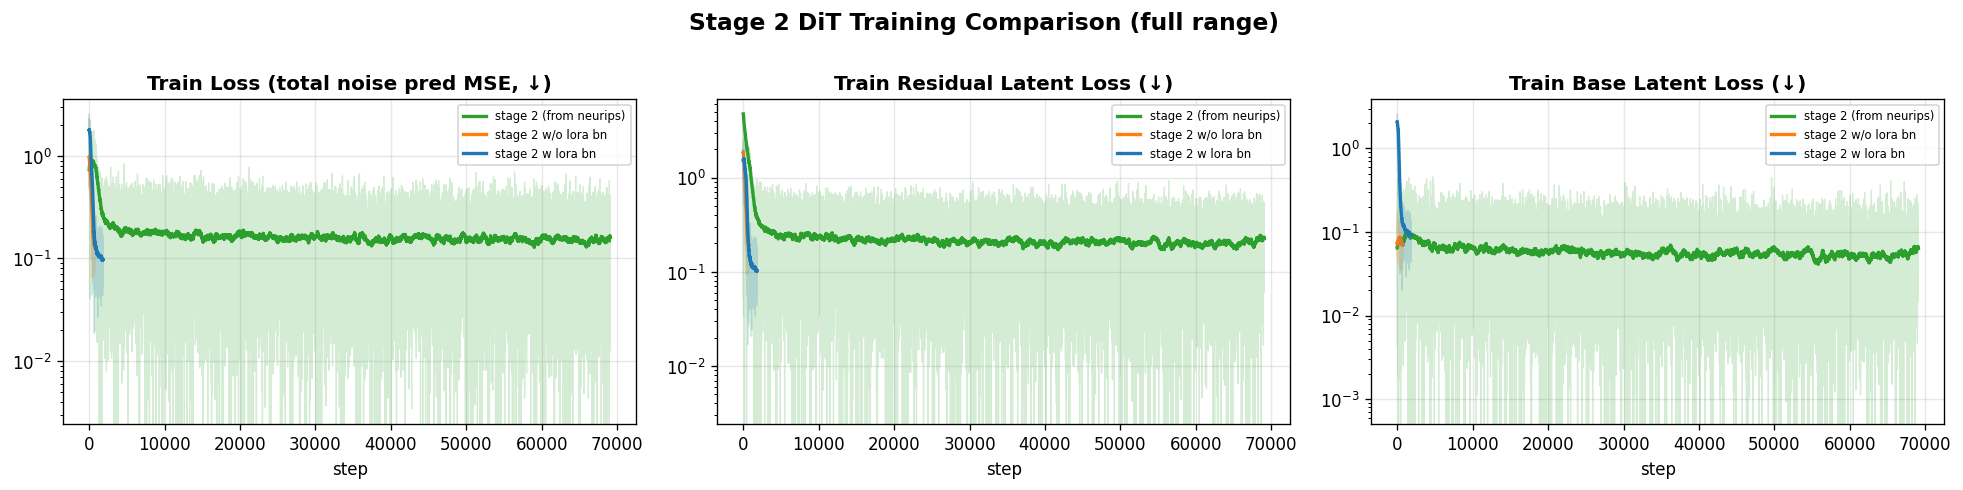

Reproduce this figure in Python.
"""
4 run train metric 비교 plot:
  stage2 DiT 학습:
    ncjxc7ny: w lora+bn, stage1 lora-bn-clamp1e7 transfer
    rm57nmln: w/o lora/patchify, kk align fresh
  stage1 align 학습:
    rw5jh2hf: dit_align 104ch
    66xy0xrz: dit_align 104ch (다른 run)

train metric 위주. EMA 0.99 적용 + raw 옅게.
"""
import wandb, os
import matplotlib.pyplot as plt

api = wandb.Api()
# [NEW] stage1_combined = rw5jh2hf + 66xy0xrz cat (resume continuation)
# 사용자 노트: rw5jh2hf 가 grad_accum 2배 안 했을 거 → step 단위 다를 수 있음. 일단 step 그대로 cat (overlap 자연 처리).
RUNS = {
    "stage 2 (from neurips)": ("kplove0503/kinemadae-dit/xxjx16s4", "tab:green"),
    "stage 2 w/o lora bn":    ("kplove0503/kinemadae-dit/rm57nmln", "tab:orange"),
    "stage 2 w lora bn":      ("kplove0503/kinemadae-dit/ncjxc7ny", "tab:blue"),
}

METRIC_ALIAS = {}   # 모두 stage2 학습 — 같은 train metric, alias 불필요

# 3 stage2 run 의 train metric (모두 DiT noise prediction)
METRICS = [
    ("train/loss",         "Train Loss (total noise pred MSE, ↓)", "log", True),
    ("train/loss_z_main",  "Train Residual Latent Loss (↓)",       "log", True),
    ("train/loss_z_prior", "Train Base Latent Loss (↓)",           "log", True),
]


def ema_smooth(values, decay=0.99):
    if len(values) == 0: return []
    smoothed = []
    cur = float(values[0])
    for v in values:
        cur = decay * cur + (1.0 - decay) * float(v)
        smoothed.append(cur)
    return smoothed


# 데이터 가져오기 — combined run 은 여러 path 의 df cat
data = {}
COLORS = {}
for label, spec in RUNS.items():
    if isinstance(spec, list):
        # combined: 여러 run 의 df cat (step 그대로, duplicate 제거)
        dfs = []
        for path, color in spec:
            print(f"loading {path} (combined into {label}) ...")
            r = api.run(path)
            df_ = r.history(pandas=True, samples=20000).sort_values("_step")
            dfs.append(df_)
            print(f"  rows={len(df_)}, step range=[{df_['_step'].min()}, {df_['_step'].max()}]")
        import pandas as pd
        df = pd.concat(dfs, ignore_index=True).drop_duplicates(subset=['_step'], keep='last').sort_values("_step")
        data[label] = df
        COLORS[label] = spec[0][1]
        print(f"  → combined rows={len(df)}, step range=[{df['_step'].min()}, {df['_step'].max()}]")
    else:
        path, color = spec
        print(f"loading {path} ...")
        r = api.run(path)
        df = r.history(pandas=True, samples=20000).sort_values("_step")
        data[label] = df
        COLORS[label] = color
        print(f"  rows={len(df)}, step range=[{df['_step'].min()}, {df['_step'].max()}]")

def make_plot(xlim, out_path, suffix="", include_runs=None):
    runs_to_plot = include_runs if include_runs is not None else list(RUNS.keys())
    n = len(METRICS)
    n_cols = 3
    n_rows = (n + n_cols - 1) // n_cols
    fig, axes = plt.subplots(n_rows, n_cols, figsize=(5.5 * n_cols, 4 * n_rows))
    axes = axes.flatten()
    for ax, (metric, title, yscale, _) in zip(axes, METRICS):
        _plot_panel(ax, metric, title, yscale, xlim, runs_to_plot)
    for ax in axes[n:]:
        ax.axis("off")
    fig.suptitle(f"Stage 2 DiT Training Comparison{suffix}",
                 fontsize=14, fontweight='bold', y=1.005)
    plt.tight_layout()
    plt.savefig(out_path, dpi=120, bbox_inches="tight")
    plt.close(fig)
    print(f"saved: {out_path}")


def _plot_panel(ax, metric, title, yscale, xlim, runs_to_plot=None):
    if runs_to_plot is None: runs_to_plot = list(RUNS.keys())
    has_data = False
    for label in runs_to_plot:
        df = data[label]
        color = COLORS[label]
        # [NEW] metric alias 적용 — 특정 RUN 에 다른 metric name 사용 시 변환
        actual_metric = METRIC_ALIAS.get(label, {}).get(metric, metric)
        if actual_metric not in df.columns:
            continue
        sub = df[["_step", actual_metric]].dropna()
        # rename 으로 일관 — 아래 코드가 metric 이름 사용
        if actual_metric != metric:
            sub = sub.rename(columns={actual_metric: metric})
        if len(sub) == 0:
            continue
        sub = sub[sub[metric].apply(lambda v: isinstance(v, (int, float)))]
        if len(sub) == 0:
            continue
        sub = sub.sort_values("_step")
        steps = sub["_step"].values
        raw = sub[metric].astype(float).values
        # train metric: raw 옅게 + EMA 0.99 진하게
        ax.plot(steps, raw, color=color, linewidth=0.8, alpha=0.20)
        smoothed = ema_smooth(raw, decay=0.99)
        ax.plot(steps, smoothed, label=label, color=color, linewidth=2.0, alpha=1.0)
        has_data = True
    ax.set_title(title, fontsize=12, fontweight='bold')
    ax.set_xlabel("step")
    if yscale: ax.set_yscale(yscale)
    ax.grid(True, alpha=0.3)
    if xlim is not None:
        ax.set_xlim(xlim)
    if has_data:
        ax.legend(fontsize=7, loc="best")
    else:
        ax.text(0.5, 0.5, "no data", ha="center", va="center", transform=ax.transAxes)


# 3 가지 plot 저장: full range + 15000 step + ncjxc7ny max step
NCJX_MAX = int(data["stage 2 w lora bn"]["_step"].max())
OUT_DIR = "/NHNHOME/WORKSPACE/0226010404_A/CVLAB/CVLAB2/jeeyoung/Kinemadae-lora-bn-clamp1e7"
make_plot(xlim=None,            out_path=f"{OUT_DIR}/wandb_compare_4runs_train.png",                  suffix=" (full range)")
make_plot(xlim=(0, 15000),      out_path=f"{OUT_DIR}/wandb_compare_4runs_train_step15k.png",          suffix=" (step 0-15000)")
make_plot(xlim=(0, NCJX_MAX),   out_path=f"{OUT_DIR}/wandb_compare_4runs_train_ncjxmax.png",          suffix=f" (step 0-{NCJX_MAX}, ncjxc7ny max)")
# [NEW] from neurips (xxjx16s4) 제외, 2 run 만 비교
make_plot(xlim=(0, NCJX_MAX),
          out_path=f"{OUT_DIR}/wandb_compare_2runs_train_ncjxmax_no_neurips.png",
          suffix=f" (step 0-{NCJX_MAX}, w/o from-neurips)",
          include_runs=["stage 2 w/o lora bn", "stage 2 w lora bn"])
